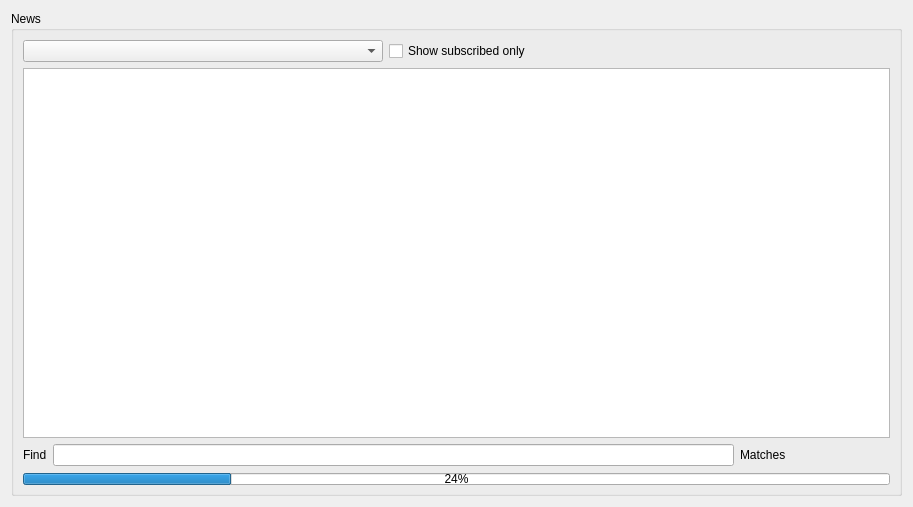
<?xml version="1.0" encoding="UTF-8"?>
<ui version="4.0">
 <class>Groups</class>
 <widget class="QWidget" name="Groups">
  <property name="geometry">
   <rect>
    <x>0</x>
    <y>0</y>
    <width>913</width>
    <height>507</height>
   </rect>
  </property>
  <property name="windowTitle">
   <string>News</string>
  </property>
  <property name="windowIcon">
   <iconset resource="resource.qrc">
    <normaloff>:/resource/16x16_ico_png/ico_news.png</normaloff>:/resource/16x16_ico_png/ico_news.png</iconset>
  </property>
  <layout class="QHBoxLayout" name="horizontalLayout">
   <item>
    <widget class="QGroupBox" name="groupBox">
     <property name="title">
      <string>News</string>
     </property>
     <layout class="QVBoxLayout" name="verticalLayout">
      <item>
       <layout class="QHBoxLayout" name="horizontalLayout_3">
        <item>
         <widget class="QComboBox" name="cmbAccounts">
          <property name="sizePolicy">
           <sizepolicy hsizetype="MinimumExpanding" vsizetype="Fixed">
            <horstretch>0</horstretch>
            <verstretch>0</verstretch>
           </sizepolicy>
          </property>
         </widget>
        </item>
        <item>
         <widget class="QCheckBox" name="chkSubscribedOnly">
          <property name="text">
           <string>Show subscribed only</string>
          </property>
         </widget>
        </item>
        <item>
         <spacer name="horizontalSpacer">
          <property name="orientation">
           <enum>Qt::Horizontal</enum>
          </property>
          <property name="sizeHint" stdset="0">
           <size>
            <width>40</width>
            <height>20</height>
           </size>
          </property>
         </spacer>
        </item>
       </layout>
      </item>
      <item>
       <widget class="QTableView" name="tableGroups">
        <property name="showGrid">
         <bool>false</bool>
        </property>
        <property name="sortingEnabled">
         <bool>true</bool>
        </property>
        <attribute name="horizontalHeaderMinimumSectionSize">
         <number>0</number>
        </attribute>
        <attribute name="horizontalHeaderStretchLastSection">
         <bool>true</bool>
        </attribute>
        <attribute name="verticalHeaderVisible">
         <bool>false</bool>
        </attribute>
        <attribute name="verticalHeaderDefaultSectionSize">
         <number>16</number>
        </attribute>
        <attribute name="verticalHeaderMinimumSectionSize">
         <number>16</number>
        </attribute>
       </widget>
      </item>
      <item>
       <layout class="QHBoxLayout" name="horizontalLayout_2">
        <item>
         <widget class="QLabel" name="label">
          <property name="text">
           <string>Find</string>
          </property>
         </widget>
        </item>
        <item>
         <widget class="QLineEdit" name="editFilter"/>
        </item>
        <item>
         <widget class="QLabel" name="lblInfo">
          <property name="minimumSize">
           <size>
            <width>150</width>
            <height>0</height>
           </size>
          </property>
          <property name="text">
           <string>Matches</string>
          </property>
         </widget>
        </item>
       </layout>
      </item>
      <item>
       <widget class="QProgressBar" name="progressBar">
        <property name="minimumSize">
         <size>
          <width>0</width>
          <height>12</height>
         </size>
        </property>
        <property name="maximumSize">
         <size>
          <width>16777215</width>
          <height>10</height>
         </size>
        </property>
        <property name="value">
         <number>24</number>
        </property>
       </widget>
      </item>
     </layout>
    </widget>
   </item>
  </layout>
  <action name="actionRefresh">
   <property name="icon">
    <iconset resource="../../../../svnroot/newsflash/gui/resource.qrc">
     <normaloff>:/resource/16x16_ico_png/ico_reload.png</normaloff>:/resource/16x16_ico_png/ico_reload.png</iconset>
   </property>
   <property name="text">
    <string>Reresh</string>
   </property>
   <property name="toolTip">
    <string>Refresh the list of newsgroups</string>
   </property>
  </action>
 </widget>
 <resources>
  <include location="../../../../svnroot/newsflash/gui/resource.qrc"/>
  <include location="resource.qrc"/>
 </resources>
 <connections/>
</ui>
